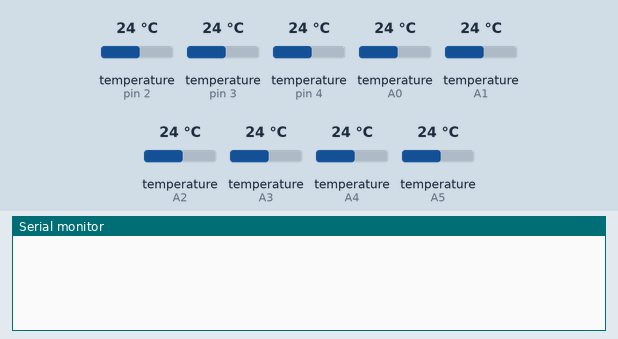
This sketch was run on a simulated Arduino Uno, built with avr-gcc and run on an emulated ATmega328P. Shown: the last lines printed to the serial monitor. Inputs (shaded band) come from the test bench; at power-on: temperature (sensors on pin 2, pin 3, pin 4, A0, A1, A2, A3, A4, A5) 24 °C.

Above: at 1.3 s.
1.4 s: temperature (sensor on pin 2) set to 12 °C
At 8.0 s:
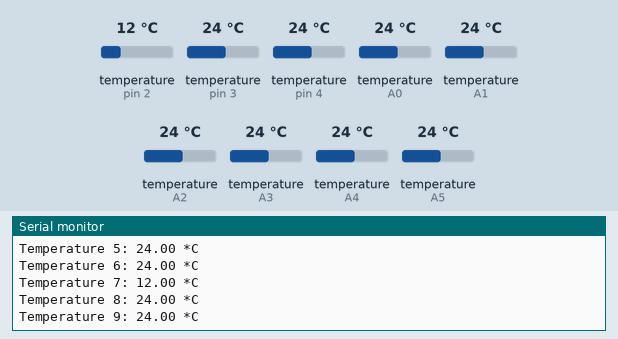
12.5 s: temperature (sensor on pin 3) set to 12 °C
At 15.8 s:
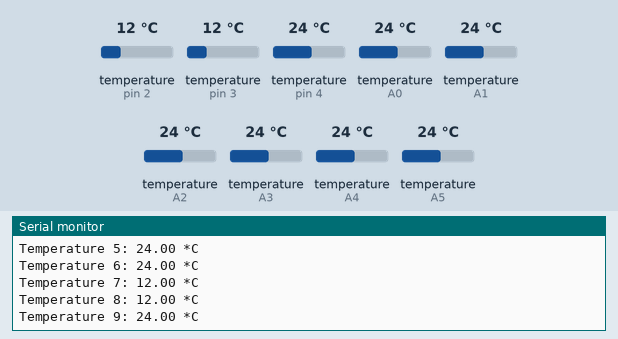
23.6 s: temperature (sensor on pin 4) set to 12 °C
At 32.6 s:
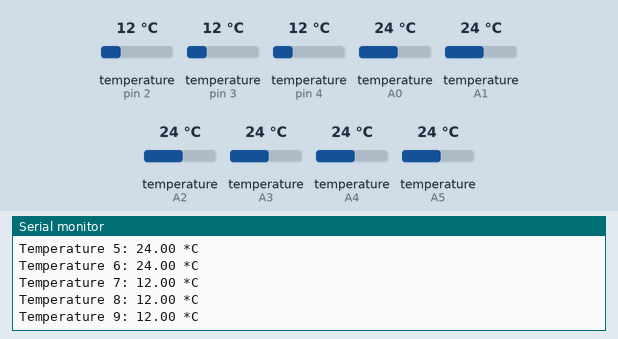
34.7 s: temperature (sensor on A0) set to 12 °C
45.8 s: temperature (sensor on A1) set to 12 °C
56.9 s: temperature (sensor on A2) set to 12 °C
Timing chart, 0 to 59.9 s (numbered marks = the images above; inputs shaded):
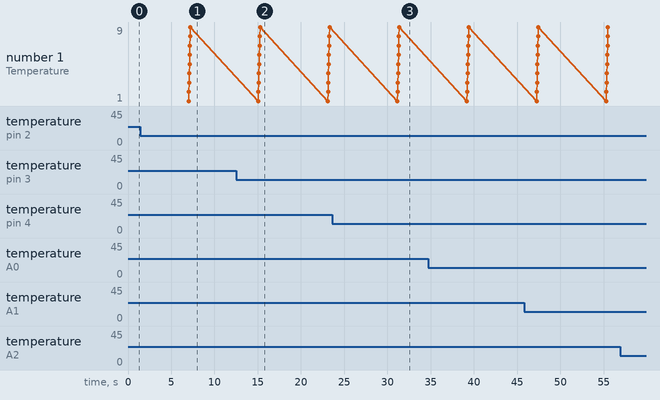

Measured:
- after the input at 1.4 s, the serial monitor: prints a new line after 5.8 s (image 1)
- after the input at 12.5 s, the serial monitor: prints a new line after 2.7 s (image 2)
- after the input at 23.6 s, the serial monitor: prints a new line after 7.8 s (image 3)

The sketch:

ds18b20_multisensor_test.ino
```cpp
/*
  Пример работы с несколькими датчиками температуры DS18B20
  Created by Rostislav Varzar
*/

#include <OneWire.h>
#include <DallasTemperature.h>

#define ONE_WIRE_BUS1 A0
#define ONE_WIRE_BUS2 A1
#define ONE_WIRE_BUS3 A2
#define ONE_WIRE_BUS4 A3
#define ONE_WIRE_BUS5 A4
#define ONE_WIRE_BUS6 A5
#define ONE_WIRE_BUS7 2
#define ONE_WIRE_BUS8 3
#define ONE_WIRE_BUS9 4

OneWire oneWire1(ONE_WIRE_BUS1);
OneWire oneWire2(ONE_WIRE_BUS2);
OneWire oneWire3(ONE_WIRE_BUS3);
OneWire oneWire4(ONE_WIRE_BUS4);
OneWire oneWire5(ONE_WIRE_BUS5);
OneWire oneWire6(ONE_WIRE_BUS6);
OneWire oneWire7(ONE_WIRE_BUS7);
OneWire oneWire8(ONE_WIRE_BUS8);
OneWire oneWire9(ONE_WIRE_BUS9);

DallasTemperature ds_sensor1(&oneWire1);
DallasTemperature ds_sensor2(&oneWire2);
DallasTemperature ds_sensor3(&oneWire3);
DallasTemperature ds_sensor4(&oneWire4);
DallasTemperature ds_sensor5(&oneWire5);
DallasTemperature ds_sensor6(&oneWire6);
DallasTemperature ds_sensor7(&oneWire7);
DallasTemperature ds_sensor8(&oneWire8);
DallasTemperature ds_sensor9(&oneWire9);

void setup() {
  // Инициализация последовательного порта
  Serial.begin(9600);
  // Инициализация датчиков
  ds_sensor1.begin();
  ds_sensor2.begin();
  ds_sensor3.begin();
  ds_sensor4.begin();
  ds_sensor5.begin();
  ds_sensor6.begin();
  ds_sensor7.begin();
  ds_sensor8.begin();
  ds_sensor9.begin();
}

void loop() {
  // Измерение на всех датчиках
  ds_sensor1.requestTemperatures();
  ds_sensor2.requestTemperatures();
  ds_sensor3.requestTemperatures();
  ds_sensor4.requestTemperatures();
  ds_sensor5.requestTemperatures();
  ds_sensor6.requestTemperatures();
  ds_sensor7.requestTemperatures();
  ds_sensor8.requestTemperatures();
  ds_sensor9.requestTemperatures();
  float t1 = ds_sensor1.getTempCByIndex(0);
  float t2 = ds_sensor2.getTempCByIndex(0);
  float t3 = ds_sensor3.getTempCByIndex(0);
  float t4 = ds_sensor4.getTempCByIndex(0);
  float t5 = ds_sensor5.getTempCByIndex(0);
  float t6 = ds_sensor6.getTempCByIndex(0);
  float t7 = ds_sensor7.getTempCByIndex(0);
  float t8 = ds_sensor8.getTempCByIndex(0);
  float t9 = ds_sensor9.getTempCByIndex(0);
  // Вывод измеренных значений
  Serial.println("Temperature 1: " + String(t1, 2) + " *C");
  Serial.println("Temperature 2: " + String(t2, 2) + " *C");
  Serial.println("Temperature 3: " + String(t3, 2) + " *C");
  Serial.println("Temperature 4: " + String(t4, 2) + " *C");
  Serial.println("Temperature 5: " + String(t5, 2) + " *C");
  Serial.println("Temperature 6: " + String(t6, 2) + " *C");
  Serial.println("Temperature 7: " + String(t7, 2) + " *C");
  Serial.println("Temperature 8: " + String(t8, 2) + " *C");
  Serial.println("Temperature 9: " + String(t9, 2) + " *C");
  Serial.println();
  delay(1000);
}
```
